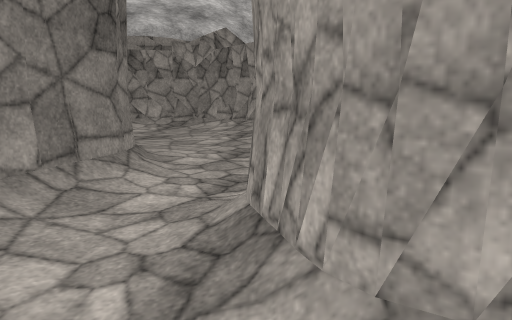
[1] (above)

17 first-person views from a walk through a 3-D level made in the Unity game engine. The camera is 1.3 m above the floor, tilts 10° down and sees 70° across. The floor is counted in squares, 1 m on a side. Each view is taken from the middle of a square. On the plan, view 1 faces up. The plan holds only what a view shows up to about 15 squares ahead; the rest is blank. The place goes on beyond the plan. The player character is not drawn. Door leaves are left out, so doorways stand open. Surface patterns are stand-ins for the level's own textures.

[2]
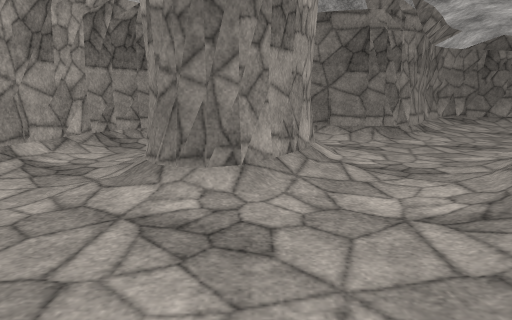

[3]
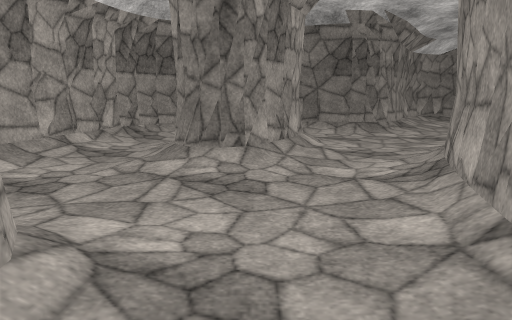

[4]
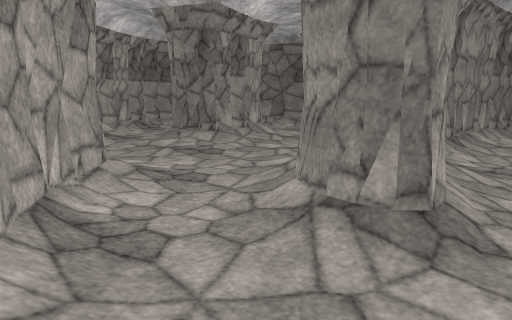

[5]
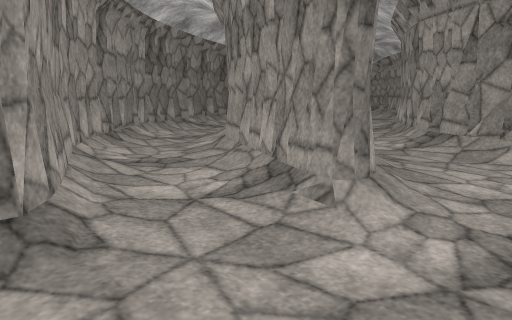

[6]
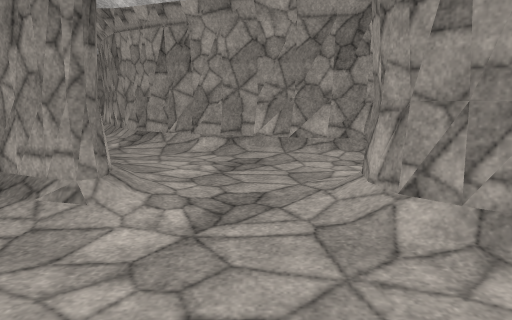

[7]
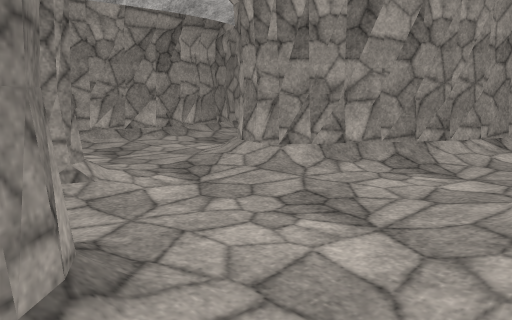

[8]
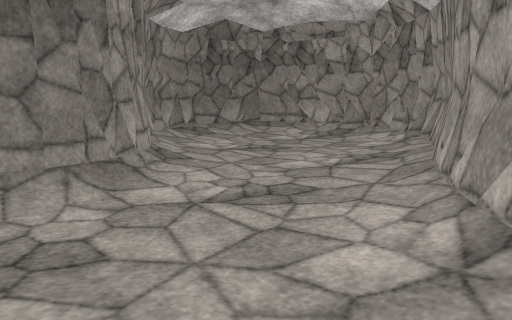

[9]
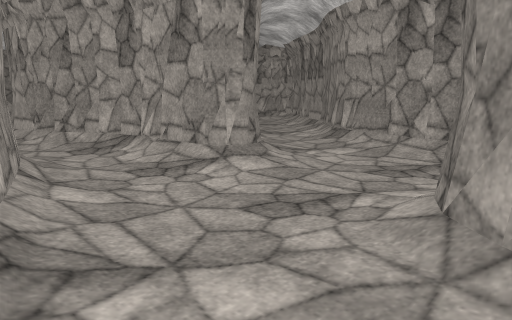

[10]
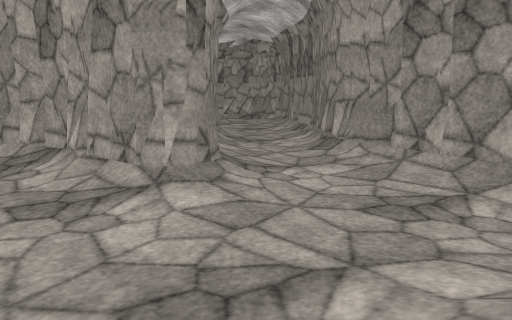

[11]
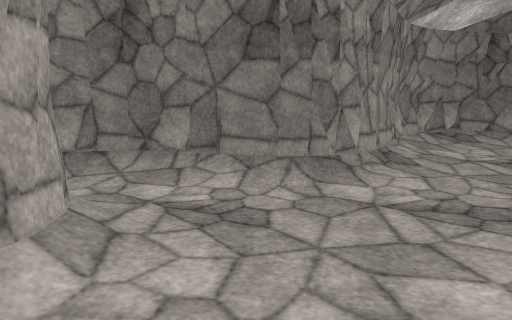

[12]
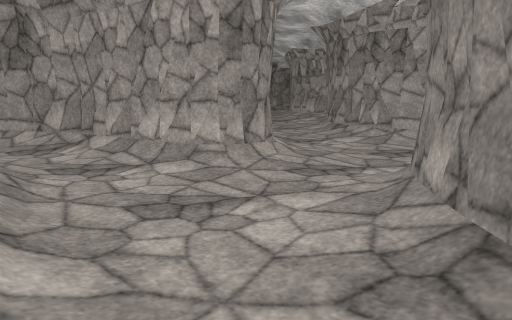

[13]
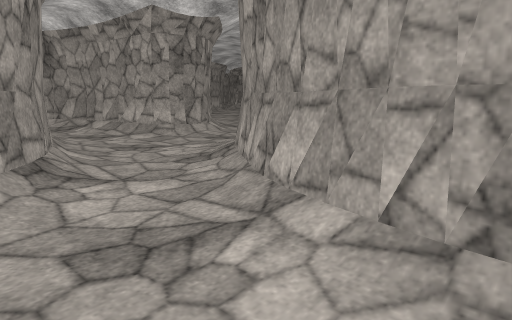

[14]
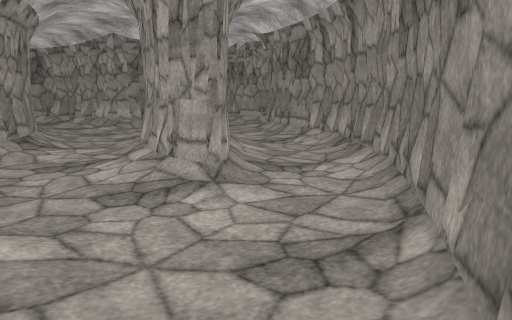

[15]
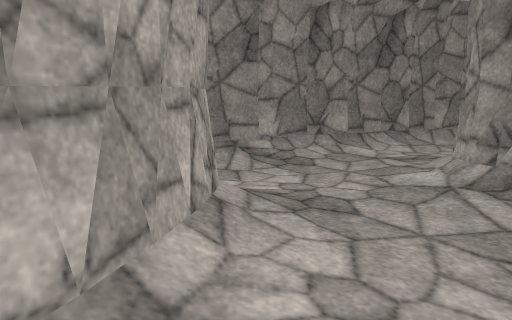

[16]
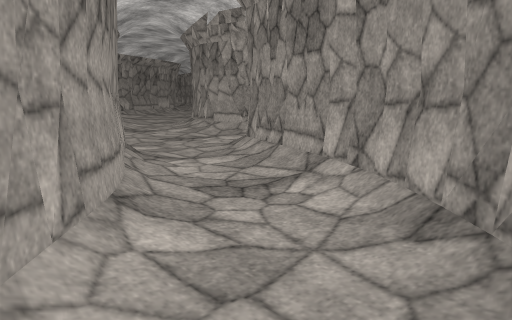

[17]
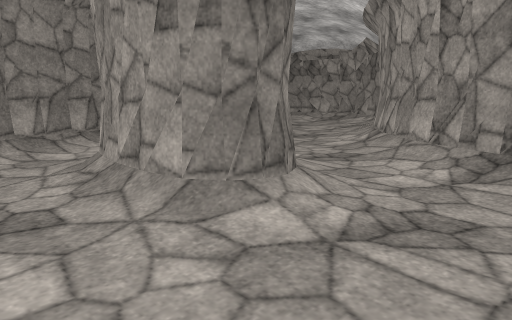

### Floor plan
Key: @ floor where view 1 was taken; # wall or solid block; . main floor; : floor 0.25 m higher than the main floor; / step, stairs or slope.
Columns run from 7 left of view 1 to 23 right of it. Each row starts with its distance up from view 1.
 17        #/..##.. .##
 16   #### ##......../#
 15 ###//####/........###
 14 #/..../###...//..../####  ###
 13 #:.....###/..####/..../####/
 12 #:...../###/./####/...........#
 11 #/......####../####/........###
 10 ##/.....#####../####/.../####
  9  ###..../## ##....###../##
  8    ##..../#####/..../../#
  7     #/..../######/......###
  6     #/...../#######/...../##
  5     #/......./#####/....../##
  4     #..###/......//.........
  3     #..#####......../#####..
  2     #..#####....//####   ##.
  1     ##../##/.../###
  0      #/@......./#
 -1      ###/........
 -2        ######/..../
 -3             ####/../#
 -4                ##/../
 -5                 ##/...
 -6                  ###..
 -7                    ##/
 -8                     ##

Positions as (right, up) in squares from view 1, and headings:
1: (0, 0), facing up
2: (9, 3), facing left
3: (11, 3), facing left
4: (15, 4), facing left
5: (15, 5), facing up-left
6: (15, 4), facing up
7: (11, 3), facing up-right
8: (3, 5), facing up-left
9: (3, 6), facing down-right
10: (4, 4), facing down-right
11: (4, 6), facing left
12: (11, 14), facing down-right
13: (6, 16), facing down-right
14: (1, 17), facing down-right
15: (10, 14), facing left
16: (5, 12), facing down-right
17: (7, -1), facing up-left
